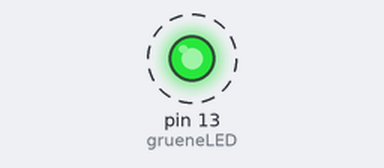
Bench run of a sketch on a simulated Arduino Uno, built with avr-gcc and run on an emulated ATmega328P. Shown: output pins drawn as LEDs (lit = HIGH). Dashed ring = blinking.

Above: at 0.5 s.
Timing chart, 0 to 4.6 s (numbered marks = the images above):
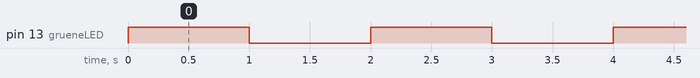

The sketch:

Blink.ino
```cpp
#define grueneLED 13
// the setup function runs once when you press reset or power the board
void setup() {
  // initialize digital pin LED_BUILTIN as an output.
  pinMode(grueneLED, OUTPUT);
}

// the loop function runs over and over again forever
void loop() {
  digitalWrite(grueneLED, HIGH);   // turn the LED on (HIGH is the voltage level)
  delay(1000);                       // wait for a second
  digitalWrite(grueneLED, LOW);    // turn the LED off by making the voltage LOW
  delay(1000);                       // wait for a second
}
```

Measured:
- by itself, pin 13 (grueneLED): alternates HIGH for 1.0 s and LOW for 1.0 s
